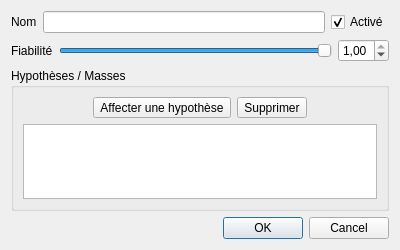
<?xml version="1.0" encoding="UTF-8"?>
<ui version="4.0">
 <class>agentDialog</class>
 <widget class="QDialog" name="agentDialog">
  <property name="geometry">
   <rect>
    <x>0</x>
    <y>0</y>
    <width>400</width>
    <height>250</height>
   </rect>
  </property>
  <property name="windowTitle">
   <string>Ajouter un agent</string>
  </property>
  <property name="locale">
   <locale language="French" country="France"/>
  </property>
  <layout class="QVBoxLayout" name="verticalLayout">
   <item>
    <layout class="QHBoxLayout" name="horizontalLayout">
     <item>
      <widget class="QLabel" name="nomLabel">
       <property name="text">
        <string>Nom</string>
       </property>
      </widget>
     </item>
     <item>
      <widget class="QLineEdit" name="nomLineEdit"/>
     </item>
     <item>
      <widget class="QCheckBox" name="activeCheckBox">
       <property name="text">
        <string>Activé</string>
       </property>
       <property name="checked">
        <bool>true</bool>
       </property>
      </widget>
     </item>
    </layout>
   </item>
   <item>
    <layout class="QHBoxLayout" name="horizontalLayout_2">
     <item>
      <widget class="QLabel" name="fiabiliteLabel">
       <property name="text">
        <string>Fiabilité</string>
       </property>
      </widget>
     </item>
     <item>
      <widget class="QSlider" name="fiabiliteSlider">
       <property name="maximum">
        <number>100</number>
       </property>
       <property name="value">
        <number>100</number>
       </property>
       <property name="orientation">
        <enum>Qt::Horizontal</enum>
       </property>
      </widget>
     </item>
     <item>
      <widget class="QDoubleSpinBox" name="fiabiliteSpinBox">
       <property name="maximum">
        <double>1.000000000000000</double>
       </property>
       <property name="singleStep">
        <double>0.100000000000000</double>
       </property>
       <property name="value">
        <double>1.000000000000000</double>
       </property>
      </widget>
     </item>
    </layout>
   </item>
   <item>
    <widget class="QGroupBox" name="hypothesesGroupBox">
     <property name="title">
      <string>Hypothèses / Masses</string>
     </property>
     <layout class="QVBoxLayout" name="verticalLayout_2">
      <item>
       <layout class="QHBoxLayout" name="horizontalLayout_3">
        <item>
         <spacer name="horizontalSpacer">
          <property name="orientation">
           <enum>Qt::Horizontal</enum>
          </property>
          <property name="sizeHint" stdset="0">
           <size>
            <width>40</width>
            <height>20</height>
           </size>
          </property>
         </spacer>
        </item>
        <item>
         <widget class="QToolButton" name="ajouterMasseButton">
          <property name="text">
           <string>Affecter une hypothèse</string>
          </property>
         </widget>
        </item>
        <item>
         <widget class="QToolButton" name="supprimerMasseButton">
          <property name="text">
           <string>Supprimer</string>
          </property>
         </widget>
        </item>
        <item>
         <spacer name="horizontalSpacer_2">
          <property name="orientation">
           <enum>Qt::Horizontal</enum>
          </property>
          <property name="sizeHint" stdset="0">
           <size>
            <width>40</width>
            <height>20</height>
           </size>
          </property>
         </spacer>
        </item>
       </layout>
      </item>
      <item>
       <widget class="QTableView" name="hypothesesTableView">
        <property name="selectionBehavior">
         <enum>QAbstractItemView::SelectRows</enum>
        </property>
       </widget>
      </item>
     </layout>
    </widget>
   </item>
   <item>
    <widget class="QDialogButtonBox" name="buttonBox">
     <property name="orientation">
      <enum>Qt::Horizontal</enum>
     </property>
     <property name="standardButtons">
      <set>QDialogButtonBox::Cancel|QDialogButtonBox::Ok</set>
     </property>
    </widget>
   </item>
  </layout>
 </widget>
 <resources/>
 <connections>
  <connection>
   <sender>buttonBox</sender>
   <signal>accepted()</signal>
   <receiver>agentDialog</receiver>
   <slot>accept()</slot>
   <hints>
    <hint type="sourcelabel">
     <x>222</x>
     <y>235</y>
    </hint>
    <hint type="destinationlabel">
     <x>157</x>
     <y>249</y>
    </hint>
   </hints>
  </connection>
  <connection>
   <sender>buttonBox</sender>
   <signal>rejected()</signal>
   <receiver>agentDialog</receiver>
   <slot>reject()</slot>
   <hints>
    <hint type="sourcelabel">
     <x>290</x>
     <y>241</y>
    </hint>
    <hint type="destinationlabel">
     <x>286</x>
     <y>249</y>
    </hint>
   </hints>
  </connection>
 </connections>
</ui>
